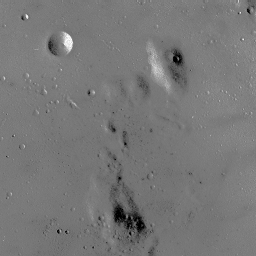
%> input picture EECS 332 - Introduction to Computer Vision/Machine Problems/MP3/moon.bmp, 256 x 256 px
$ octave main.m   (GNU Octave 9; MATLAB toolbox functions it lacks are replaced by stand-ins)
%> lines starting %> are read from the running program, lines starting %| are printed output that depends on the picture
### EECS 332 - Introduction to Computer Vision/Machine Problems/MP3/histogram_equlization.m
% Intro  to Computer Vision
% MP#3: Digital Image Analysis
% Author: Karan Shah
% Histogram Equalization Function.
% Input: image input
% Output: histogram equlized image

function image_output = histogram_equlization(image_input)
r = size(image_input,1);
%> r = 256
c = size(image_input,2);
%> c = 256
image_output = uint8(zeros(r,c));
n = r*c;
%> n = 65536
f = zeros(256,1);
probability_density_function = zeros(256,1);
cumalitave_density_function = zeros(256,1);
cumalitive_sum = zeros(256,1);
output = zeros(256,1);

for i=1:r
   for j=1:c
      value = image_input(i,j);
      f(value+1) = f(value+1)+1;
      probability_density_function(value+1) = f(value+1)/n;
   end
end
%> after the loop, f = 256 values, max 5145 at index 121, min 0 at index 2, mean 256; probability_density_function = 256 values, max 0.0785 at index 121, min 0 at index 2, mean 0.00391
sum = 0;
l = 255;

for i=1:size(probability_density_function)
   sum = sum + f(i);
   cumalitive_sum(i) = sum;
   cumalitave_density_function(i) = cumalitive_sum(i)/n;
   output(i) = round(cumalitave_density_function(i)*l);
end
%> this loop made 256 passes
%> sum on passes 1 to 3: 99, 99, 107
%> after the loop, cumalitave_density_function = 256 values from 0.00151 to 1; cumalitive_sum = 256 values from 99 to 65536; output = 256 values from 0 to 255; sum = 65536
%figure;
subplot(2,3,3)
plot(cumalitave_density_function);
title ('Transfer Function');
for i=1:r
   for j=1:c
      image_output(i,j) = output(image_input(i,j)+1);
   end
end
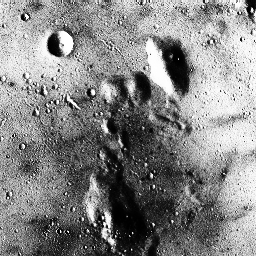
%> image_output: size 256x256 uint8; min 0, max 255, mean 133.5
end

### EECS 332 - Introduction to Computer Vision/Machine Problems/MP3/lighting_correction.m
% Intro  to Computer Vision
% MP#3: Digital Image Analysis
% Author: Karan Shah
% Ligting Correction Function.
% Input: image input
% Output: light corrected image

function [image_light_correction] = lighting_correction(image_input)
size_image_1ight_correction = size(image_input);
%> size_image_1ight_correction = [256 256]
x = zeros(size_image_1ight_correction(1)*size_image_1ight_correction(2),1);
y = zeros(size_image_1ight_correction(1)*size_image_1ight_correction(2),1);
z = zeros(size_image_1ight_correction(1)*size_image_1ight_correction(2),1);
for i = 1: size(image_input,1)
   for j = 1: size(image_input,2)
      x(i*(size(image_input,2)-1)+j) = i;
      y(i*(size(image_input,2)-1)+j) = j;
      z(i*(size(image_input,2)-1)+j) = image_input(i,j);
   end
end
N = length(x);
%> N = 65536
X =[ones(N,1),x, y];
Y = z;
coeff = inv(X'*X)*X'*Y;
%> coeff = [161.1; -0.385; 0.164]
image_light_correction = image_input;
for i = 1:size_image_1ight_correction(1)
   for j= 1:size_image_1ight_correction(2)
      image_light_correction(i,j) = image_input(i,j) - coeff(2)*i - coeff(3)*j - coeff(1);
   end
end
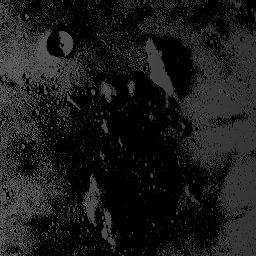
%> image_light_correction: size 256x256 uint8; min 0, max 94, mean 24.5
end

### EECS 332 - Introduction to Computer Vision/Machine Problems/MP3/main.m
% Intro  to Computer Vision
% MP#3: Digital Image Analysis
% Author: Karan Shah
% This is the main file. It performs Histogram Equalization and Lighting
% Correction of input image.

clc;
clear all;
close all;

input_image = rgb2gray(imread('moon.bmp', 'bmp'));

figure (1);
subplot(2,3,1)
imshow(input_image);
title('Input Image');

%figure ();
subplot(2,3,2)
imhist(input_image);
title('Histogram of Input Image');

[image_output] = histogram_equlization(input_image);
%figure ();
subplot(2,3,4)
imshow(image_output);
title('Output Image');

%figure ();
subplot(2,3,5)
imhist(image_output);
title('Histogram after normalization');

image_light_correction = lighting_correction(image_output);
image_light_correction_output = mat2gray(image_light_correction);
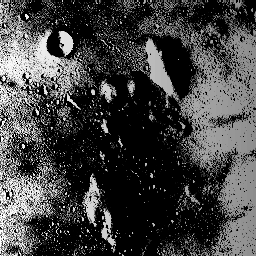
%> image_light_correction_output: size 256x256 double; min 0, max 1, mean 0.26
%figure ();
subplot(2,3,6)
imshow(image_light_correction_output);
title('Image after lighting correction');
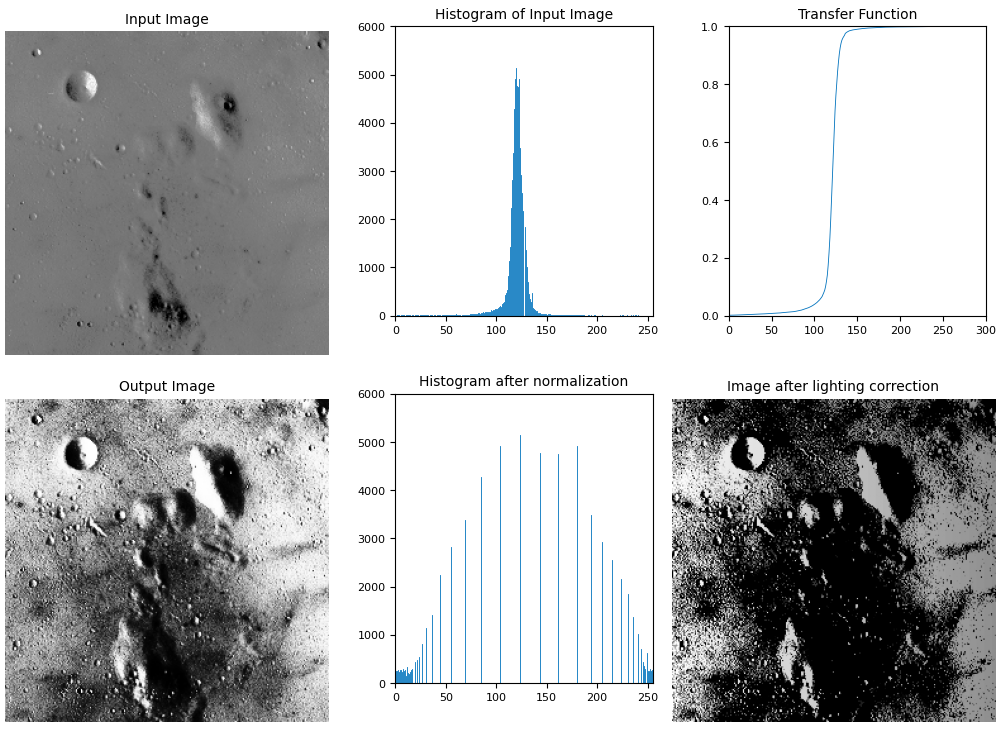
%> figure redrawn from the program's plot data, 6 panels
